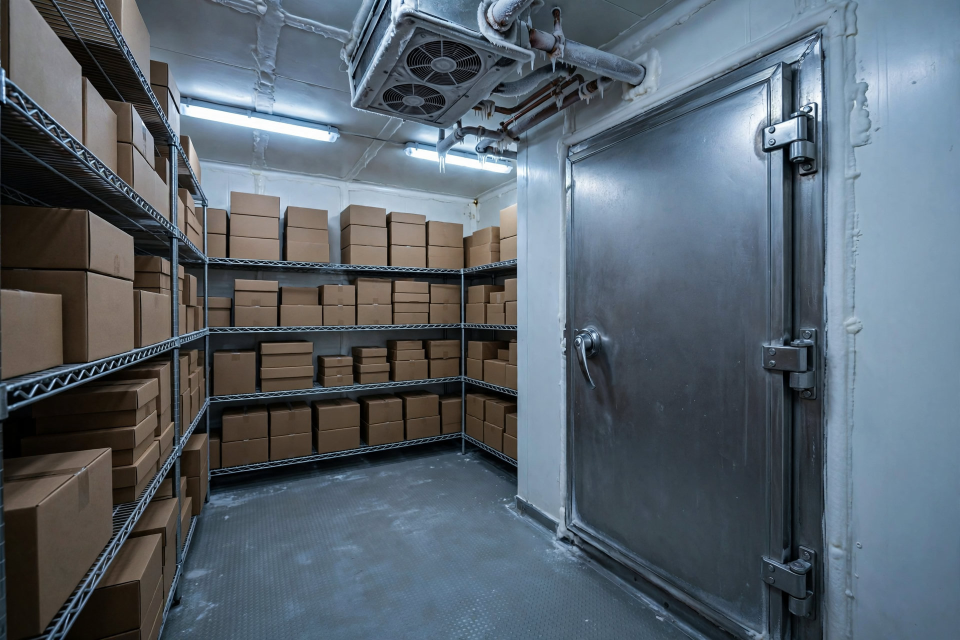
#> input picture evals/fixtures/live/cold-room-door-closed.png, 1920 x 1280 px (shown at 1/2 size)
$ python -i redact.py   (imports and definitions only)
#> lines starting #> are read from the running program, lines starting #| are printed output that depends on the picture
#> further down, picture is the input picture: PIL image 1920x1280 RGB; mean R, G, B 88.9, 99.6, 109.2
"""Redacción RGPD del cuadro de la cámara: siluetas anónimas, falla cerrado.

Cada caja de persona que devuelve SAM 3.1 (coordenadas en el espacio
``w``/``h`` que SAM reporta en la propia caja) se escala al tamaño real
del cuadro, se agranda un 15 % por lado y se tapa con un rectángulo opaco
gris neutro, borde ámbar y la etiqueta ``person``.

Falla cerrado: si SAM falló (``person_boxes is None``), si no hay ninguna
caja parseable (incluido cero personas: un falso negativo de SAM no debe
dejar una cara a la vista) o ante cualquier excepción, se devuelve el
cuadro entero muy difuminado. Si ni siquiera se puede decodificar, se
devuelve un JPEG gris liso. Nunca se devuelve el cuadro original sin
tapar. Siempre se re-codifica: el EXIF original no sale.
"""

from __future__ import annotations

import io
from collections.abc import Iterable
from typing import Any

from PIL import Image, ImageDraw, ImageFilter, ImageFont

MARGIN = 0.15
FILL_RGB = (96, 96, 96)  # gris neutro opaco
BORDER_RGB = (255, 191, 0)  # ámbar
LABEL = "person"
PLACEHOLDER_SIZE = (320, 180)
JPEG_QUALITY = 85


# [4 lines left out: function _to_jpeg, not called in this run]


def placeholder_jpeg(size: tuple[int, int] = PLACEHOLDER_SIZE) -> bytes:
    """JPEG gris liso: último recurso cuando ni se puede decodificar."""
    return _to_jpeg(Image.new("RGB", size, FILL_RGB))


def heavy_blur(img: Image.Image) -> Image.Image:
    """Difuminado fuerte: pixelado a ~1/40 y desenfoque gaussiano encima."""
    rgb = img.convert("RGB")
    w, h = rgb.size
#> w = 1920; h = 1280
    small = rgb.resize((max(1, w // 40), max(1, h // 40)), Image.Resampling.BILINEAR)
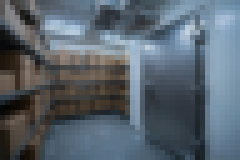
#> small: PIL image 48x32 RGB (shown 5 times larger); mean R, G, B 89, 99.7, 109.2
    big = small.resize((w, h), Image.Resampling.BILINEAR)
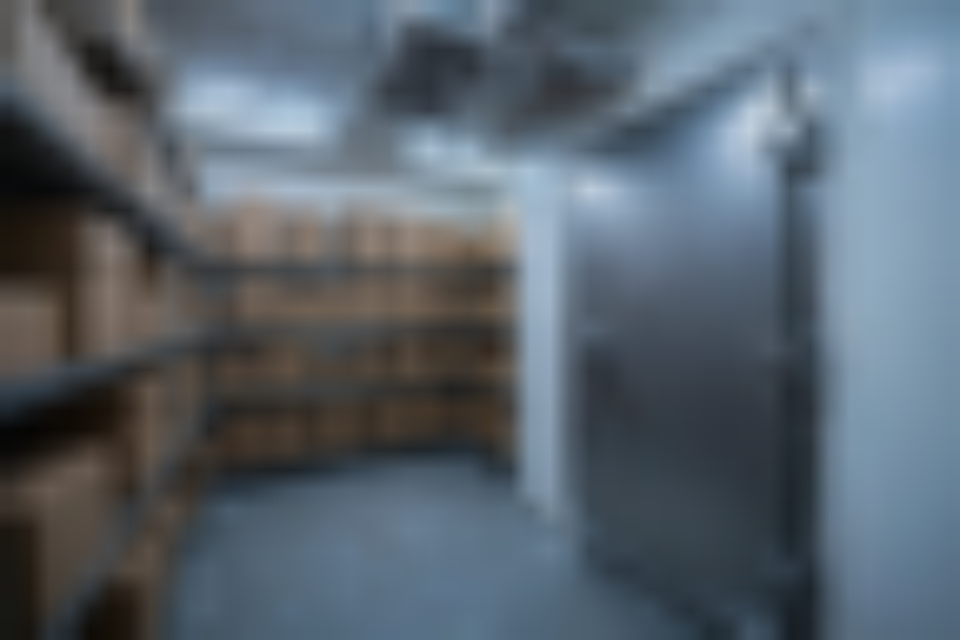
#> big: PIL image 1920x1280 RGB (shown at 1/2 size); mean R, G, B 89, 99.7, 109.2
    return big.filter(ImageFilter.GaussianBlur(radius=max(4, max(w, h) // 60)))
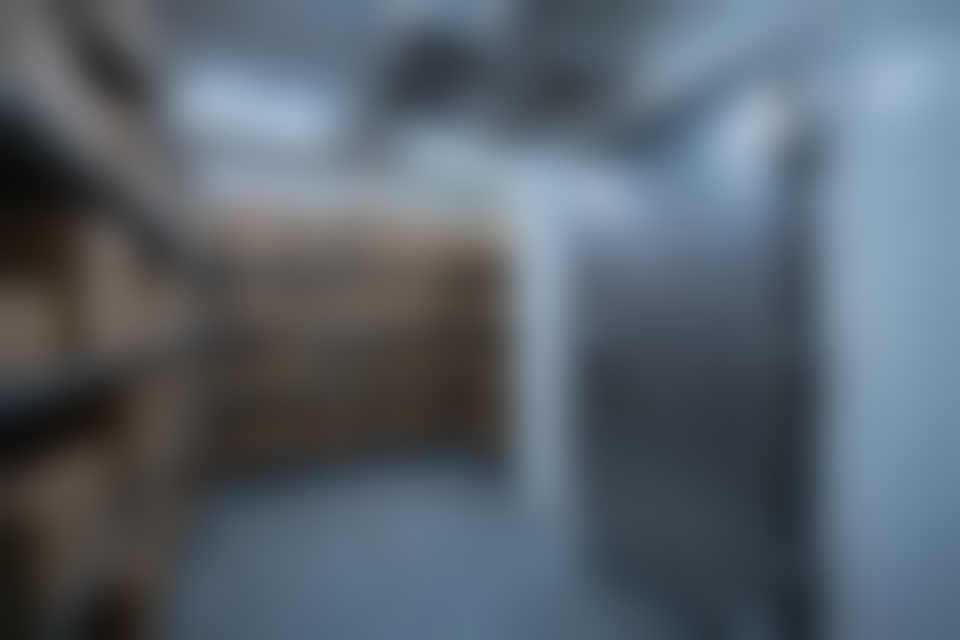
#> returned value: PIL image 1920x1280 RGB (shown at 1/2 size); mean R, G, B 89, 99.7, 109.2


# [85 lines left out: functions blur_whole, reencode_without_exif, scale_box, _font, redact, not called in this run]

>>> from PIL import Image
>>> picture = Image.open('../../evals/fixtures/live/cold-room-door-closed.png')
>>> result = heavy_blur(picture)

$ run again, on evals/fixtures/live/cold-room-door-open.png
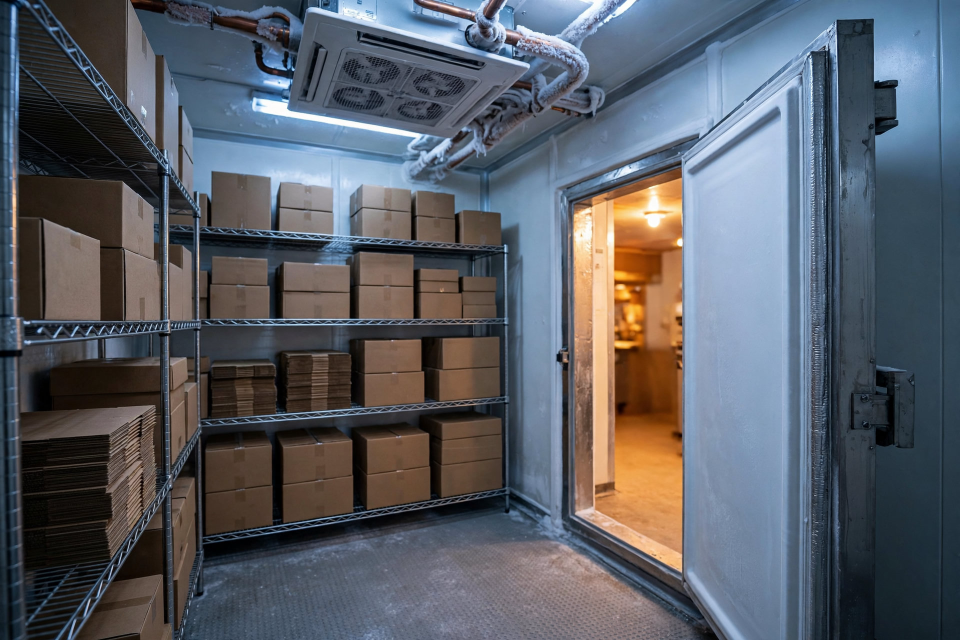
#> input picture evals/fixtures/live/cold-room-door-open.png, 1920 x 1280 px (shown at 1/2 size)
#> picture is the input picture: PIL image 1920x1280 RGB; mean R, G, B 89.5, 93.6, 101.5
#> in heavy_blur, `big = small.resize((w, h), Image.Resampling.BILINEAR)`:
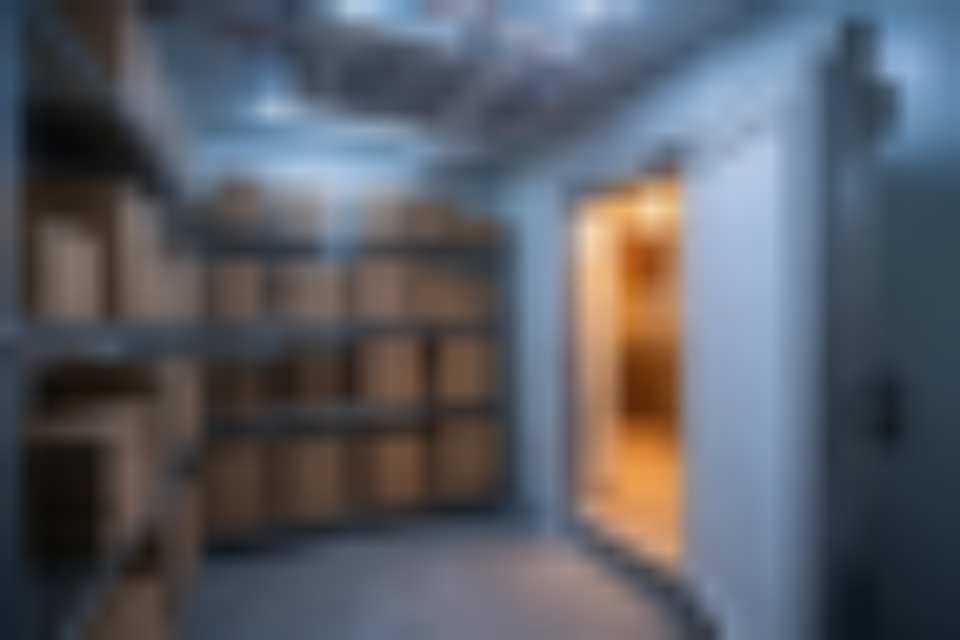
#> big: PIL image 1920x1280 RGB (shown at 1/2 size); mean R, G, B 89.5, 93.7, 101.5
#> in heavy_blur, `return big.filter(ImageFilter.GaussianBlur(radius=max(4, max(w, h) // ..`:
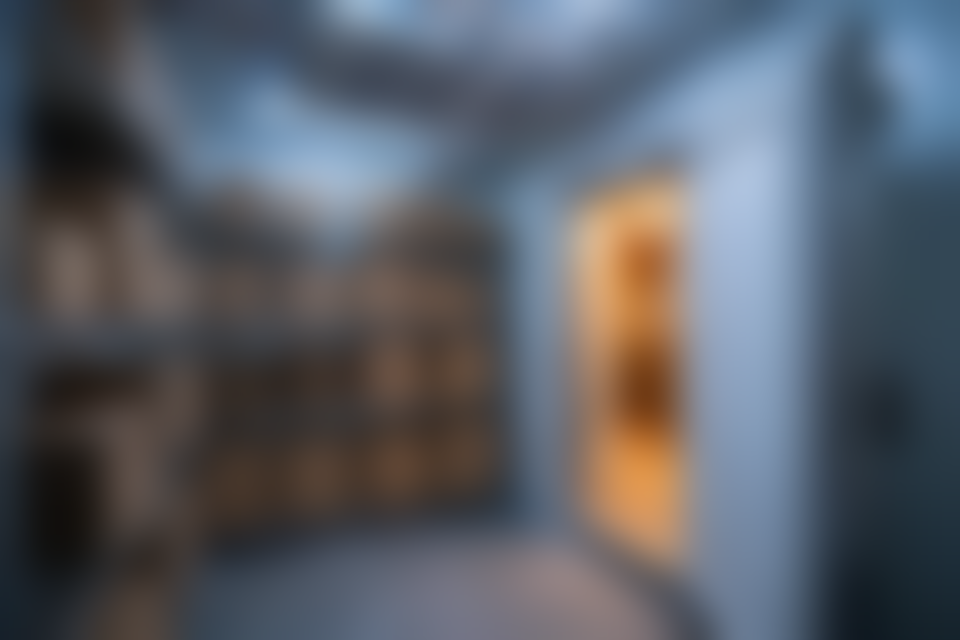
#> returned value: PIL image 1920x1280 RGB (shown at 1/2 size); mean R, G, B 89.6, 93.7, 101.6

$ run again, on evals/fixtures/live/shelf-boxes.png
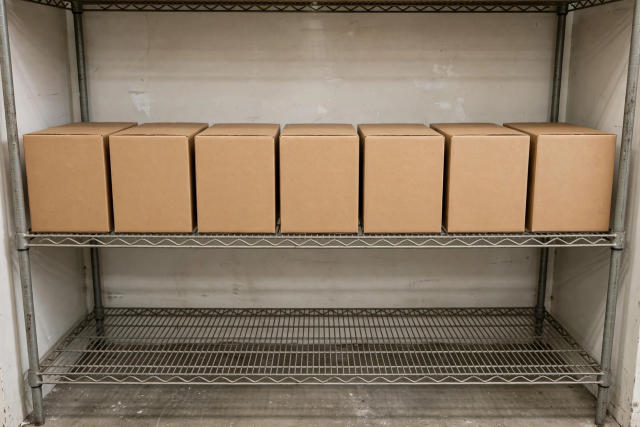
#> input picture evals/fixtures/live/shelf-boxes.png, 1280 x 853 px (shown at 1/2 size)
#> picture is the input picture: PIL image 1280x853 RGB; mean R, G, B 136.2, 119.5, 99.7
#> in heavy_blur, `small = rgb.resize((max(1, w // 40), max(1, h // 40)), Image.Resamplin..`:
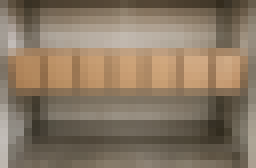
#> small: PIL image 32x21 RGB (shown 8 times larger); mean R, G, B 136.1, 119.4, 99.5
#> in heavy_blur, `return big.filter(ImageFilter.GaussianBlur(radius=max(4, max(w, h) // ..`:
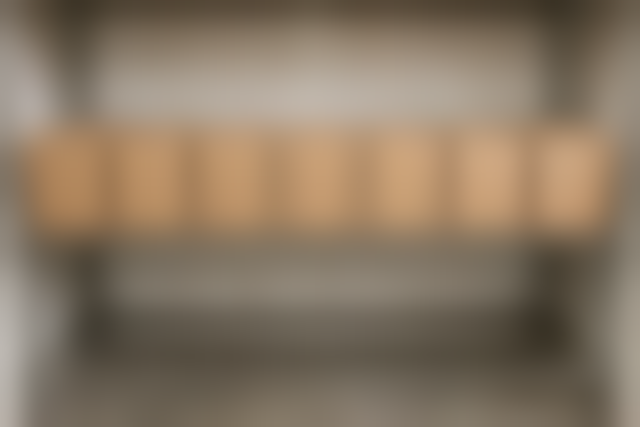
#> returned value: PIL image 1280x853 RGB (shown at 1/2 size); mean R, G, B 136.1, 119.4, 99.6
